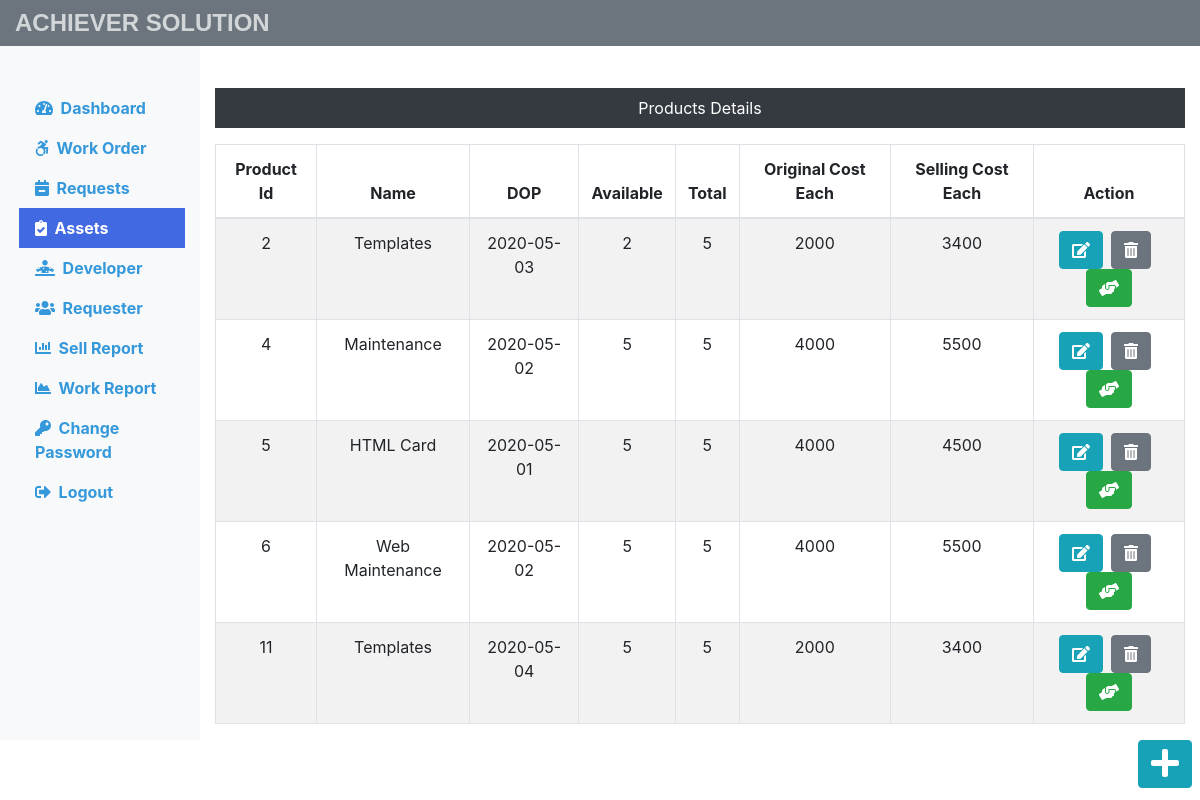
/Admin/assets.php (signed in), run on the app's committed database.
### tables this page shows
CREATE TABLE `assets` (
  `pid` int(11) NOT NULL,
  `pname` varchar(60) NOT NULL,
  `pdop` date NOT NULL,
  `pava` int(11) NOT NULL,
  `ptotal` int(11) NOT NULL,
  `poriginalcost` int(11) NOT NULL,
  `psellingcost` int(11) NOT NULL
);

### Admin/assets.php (the view, shortened to what this page needs)
<?php
include('includes/header.php');
include('../dbconnection.php');
?>
<div class="col-sm-9 col-md-10 mt-5 text-center">
	<p class="bg-dark text-white p-2">Products Details</p>
	<?php
		$sql = "SELECT * FROM assets";
		$result = $conn->query($sql);
		if($result->num_rows > 0){
			echo '<table class="table table-striped table-bordered text-center">';
			echo '<thead>';
					echo '<tr>';
						echo '<th scope="col">Product Id</th>';
						echo '<th scope="col">Name</th>';
						echo '<th scope="col">DOP</th>';
						echo '<th scope="col">Available</th>';
						echo '<th scope="col">Total</th>';
						echo '<th scope="col">Original Cost Each</th>';
						echo '<th scope="col">Selling Cost Each</th>';
						echo '<th scope="col">Action</th>';
				echo '</thead>';
					echo '<tbody>';
					  while ($row = $result->fetch_assoc()){
						echo '<tr>';
							echo '<td>'.$row['pid'].'</td>';
							echo '<td>'.$row['pname'].'</td>';
							echo '<td>'.$row['pdop'].'</td>';
							echo '<td>'.$row['pava'].'</td>';
							echo '<td>'.$row['ptotal'].'</td>';
							echo '<td>'.$row['poriginalcost'].'</td>';
							echo '<td>'.$row['psellingcost'].'</td>';
							echo '<td>';
								echo '<form action="editproduct.php" method="post" class="mr-2 d-inline">';
									echo'<input type="hidden" name="id" value='.$row["pid"].'><button class="btn btn-info " name="view" value="View" type="submit"><i class="fas fa-edit"></i></button>';
								echo '</form>';
								echo '<form action="" method="post" class="mr-2 d-inline">';
									echo'<input type="hidden" name="id" value='.$row["pid"].'><button class="btn btn-secondary" name="delete" value="Delete"><i class="fas fa-trash-alt"></i></button>';
								echo '</form>';
								echo '<form action="sellproduct.php" method="post" class="d-inline">';
									echo'<input type="hidden" name="id" value='.$row["pid"].'><button class="btn btn-success" name="issue" value="Issue"><i class="fas fa-hands-helping"></i></button>';
								echo '</form>';
							echo '</td>';
						echo '</tr>';
					}
					echo '</tbody>';
			echo '</table>';
		}else{
			echo "<div class='alert alert-warning col-sm-6 mt-2' role='alert'> No Records Found ! </div>";
		}
	?>
</div>
<div class="pull-left ml-auto mr-2"><a href="addproduct.php" class="btn btn-info"><i class="fas fa-plus fa-2x"></i></a></div>
<?php
include('includes/footer.php');
?>

### css/custom.css (style rules this page uses)
html { scroll-behavior: smooth; transition: .4s ease all; }
a { color: white; color: #3498DB; }

### data on the page
assets: pid "2", pname "Templates", pdop "2020-05-03", pava "2", ptotal "5", poriginalcost "2000", psellingcost "3400"
assets: pid "4", pname "Maintenance", pdop "2020-05-02", pava "5", ptotal "5", poriginalcost "4000", psellingcost "5500"
assets: pid "5", pname "HTML Card", pdop "2020-05-01", pava "5", ptotal "5", poriginalcost "4000", psellingcost "4500"
assets: pid "6", pname "Web Maintenance", pdop "2020-05-02", pava "5", ptotal "5", poriginalcost "4000", psellingcost "5500"
assets: pid "11", pname "Templates", pdop "2020-05-04", pava "5", ptotal "5", poriginalcost "2000", psellingcost "3400"
